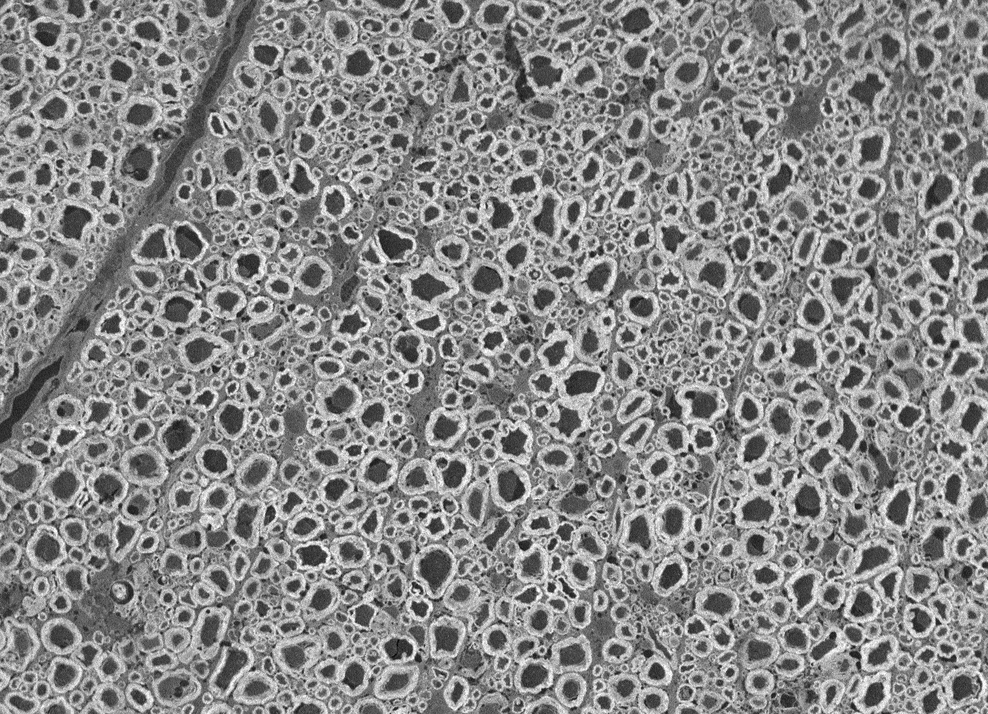
#> input picture data/image.png, 988 x 714 px, shrunk from 1278 x 924 before the run
$ python groundTruth.py   (older library calls are emulated)
#> lines starting #> are read from the running program, lines starting #| are printed output that depends on the picture; after the words box and inside, x2 and y2 are one past the last pixel; in counts of white or black regions, pixels touching at a corner belong together
import numpy as np
from sklearn import preprocessing
from PIL import Image
import pickle
import matplotlib.pyplot as plt
from scipy.misc import imread

#######################################################################################################################
#                                                     Axons                                                           #
#######################################################################################################################

img = Image.open('image.png').convert('L')
img = np.array(img) # Image associated to the Ground Truth
h, w = img.shape
#> h = 714; w = 988

im = Image.open('initial_mask.tif').convert('L')
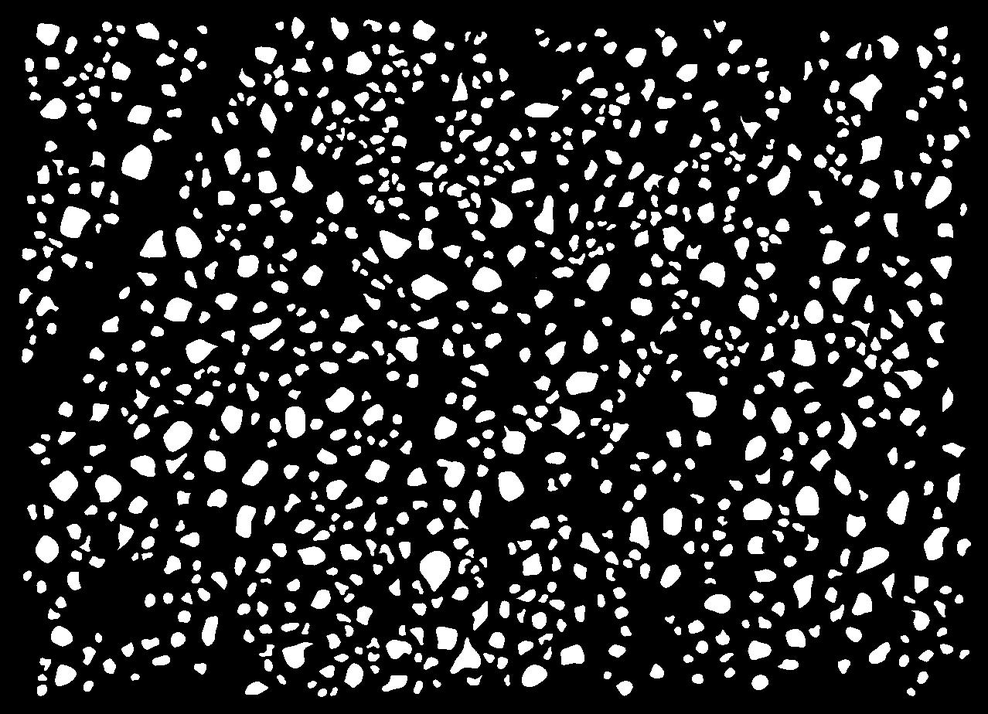
#> input picture data/initial_mask.tif, 988 x 714 px, shrunk from 1278 x 924 before the run
#> im is the input picture: PIL image 988x714 L; min 0, max 255, mean 45.5
mask_init = preprocessing.binarize(np.array(im), threshold=100) # Initial axon mask built with AxonSegmentation Toolbox
#> mask_init: shape (714, 988); values 0 (black) and 1 (white), 18.2% white; 864 white regions (1 under 20 px), largest, box (x1, y1, x2, y2) and area: (420, 551, 451, 592) 851, (121, 144, 152, 180) 797, (60, 206, 91, 238) 685

im = Image.open('add_mask.png').convert('L')
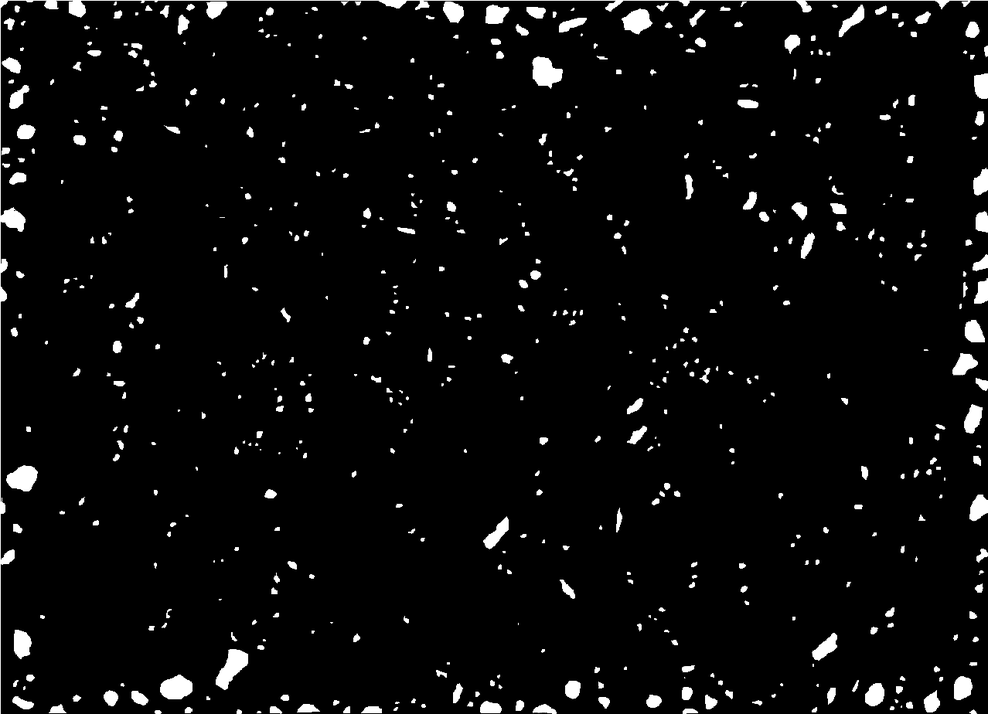
#> input picture data/add_mask.png, 988 x 714 px, shrunk from 1278 x 924 before the run
mask_add = preprocessing.binarize(np.array(im), threshold=100) # Added true positives in the initial mask
#> mask_add: shape (714, 988); values 0 (black) and 1 (white), 4.1% white; 589 white regions (264 under 20 px), largest, box (x1, y1, x2, y2) and area: (216, 649, 248, 690) 697, (532, 56, 563, 89) 659, (160, 674, 193, 699) 602

im = Image.open('remove_mask.tif').convert('L')
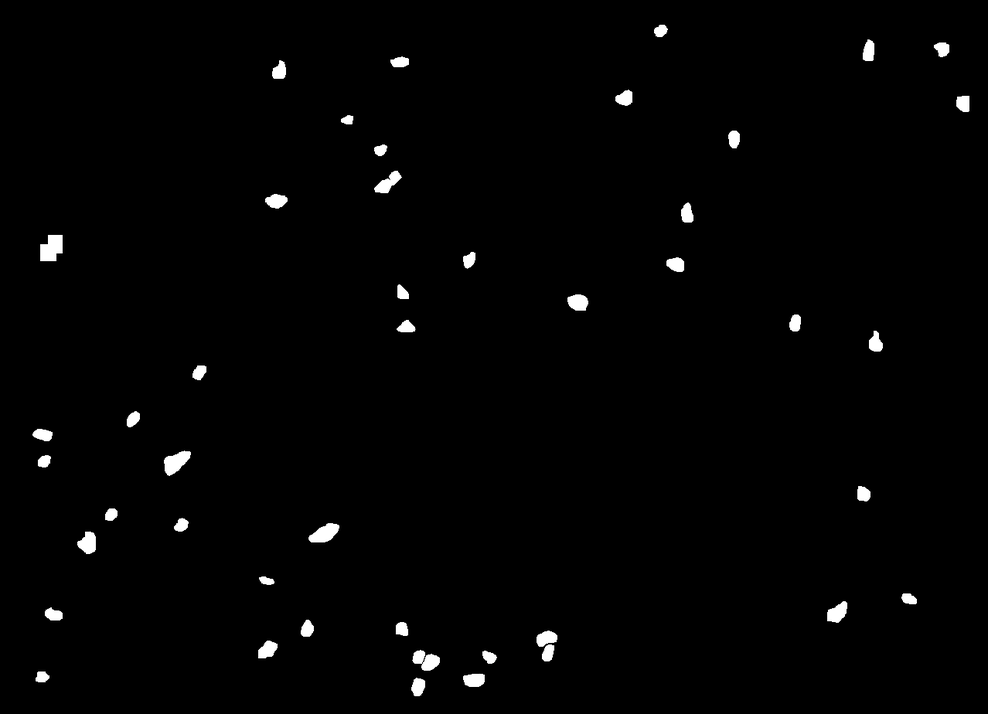
#> input picture data/remove_mask.tif, 988 x 714 px, shrunk from 1278 x 924 before the run
mask_rem = preprocessing.binarize(np.array(im), threshold=100) # Removed False positive in the initial mask
#> mask_rem: shape (714, 988); values 0 (black) and 1 (white), 1.3% white; 44 white regions, largest, box (x1, y1, x2, y2) and area: (40, 235, 63, 261) 482, (536, 630, 558, 662) 412, (164, 451, 191, 476) 408

gt = mask_add + (1-mask_rem) * mask_init # GroundTruth
gt[gt > 1] = 1
#> gt: shape (714, 988); values 0 (black) and 1 (white), 21.7% white; 1412 white regions (273 under 20 px), largest, box (x1, y1, x2, y2) and area: (420, 551, 451, 592) 851, (121, 144, 152, 180) 797, (216, 649, 248, 690) 697

#######################################################################################################################
#                                                     Myelin                                                           #
#######################################################################################################################

#im_m = Image.open('initial_mask_m.tif').convert('RGB')
im_m = imread('myelins_masked.TIFF')
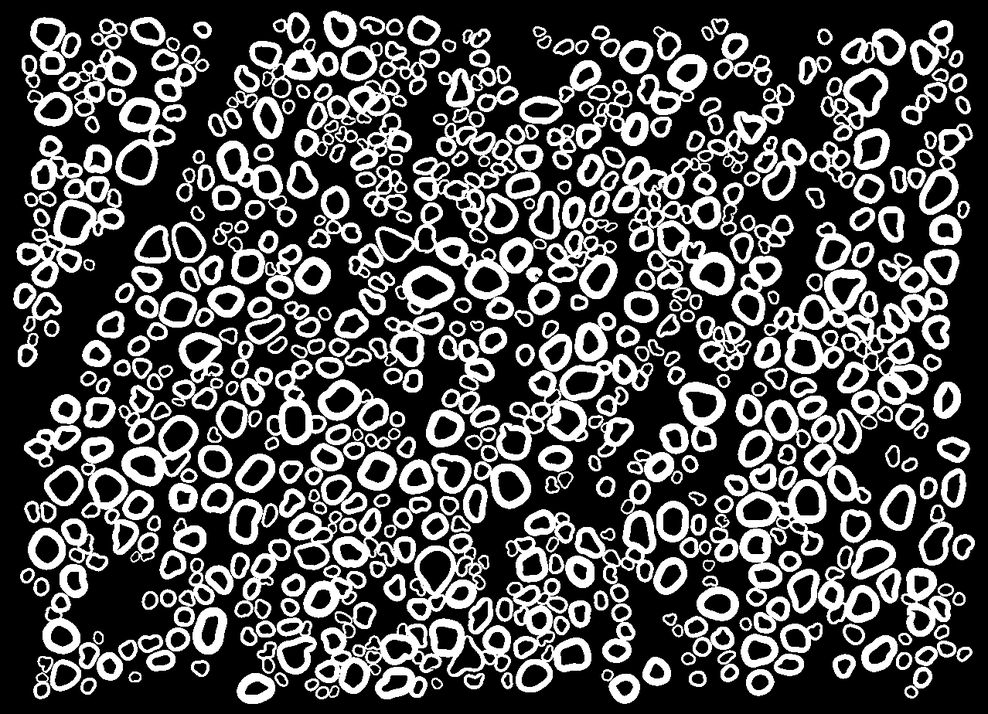
#> input picture data/myelins_masked.TIFF, 988 x 714 px, shrunk from 1278 x 924 before the run
#> im_m is the input picture: shape (714, 988); min 0, max 255, mean 79.9
mask_init_m = preprocessing.binarize(np.array(im_m), threshold=100)  #Initial myelin mask built with AxonSegmentation Toolbox
#> mask_init_m: shape (714, 988); values 0 (black) and 1 (white), 32.6% white; 344 white regions, largest, box (x1, y1, x2, y2) and area: (764, 222, 948, 405) 8527, (612, 83, 795, 310) 8207, (474, 320, 653, 509) 6090

im_m2 = Image.open('myelin_add.tif').convert('L')
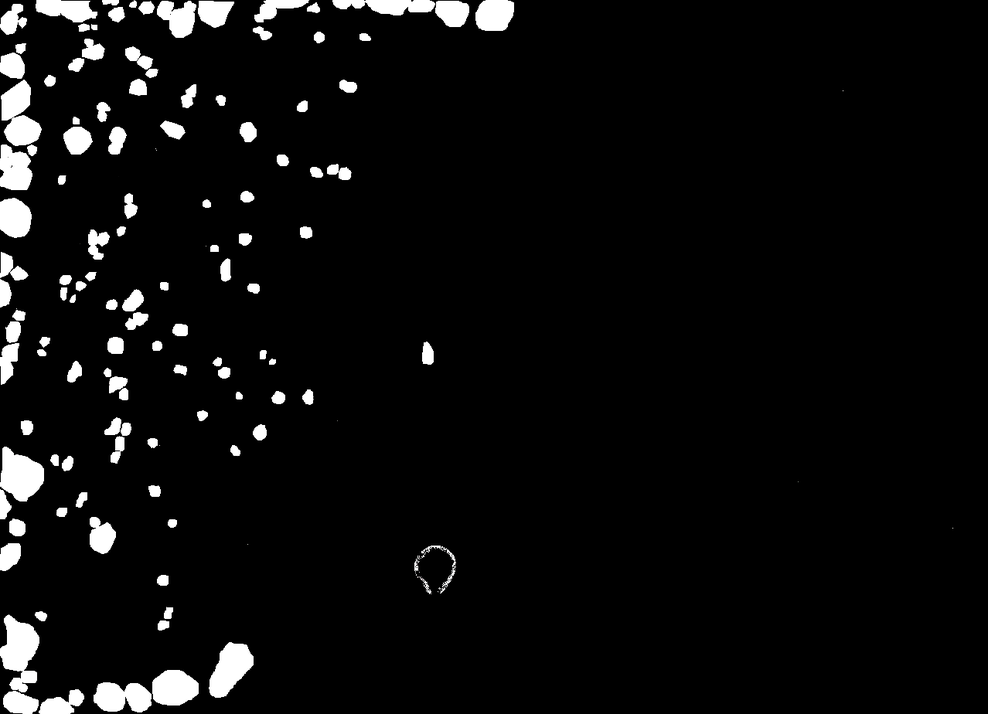
#> input picture data/myelin_add.tif, 988 x 714 px, shrunk from 1278 x 924 before the run
mask_add_m = preprocessing.binarize(np.array(im_m2), threshold=100) #Added true positives myelinin the initial mask
#> mask_add_m: shape (714, 988); values 0 (black) and 1 (white), 5.1% white; 122 white regions (12 under 20 px), largest, box (x1, y1, x2, y2) and area: (93, 670, 199, 713) 2689, (0, 615, 40, 714) 2490, (1, 80, 42, 156) 1766

mask_add_m = mask_add_m - gt
mask_add_m[mask_add_m != 1] = 0
#> mask_add_m: shape (714, 988); values 0 (black) and 1 (white), 3.8% white; 126 white regions (16 under 20 px), largest, box (x1, y1, x2, y2) and area: (0, 615, 40, 714) 1843, (93, 670, 199, 713) 1746, (1, 80, 42, 156) 1280

gt_m = mask_add_m + mask_init_m
gt_m[gt_m > 1] = 1
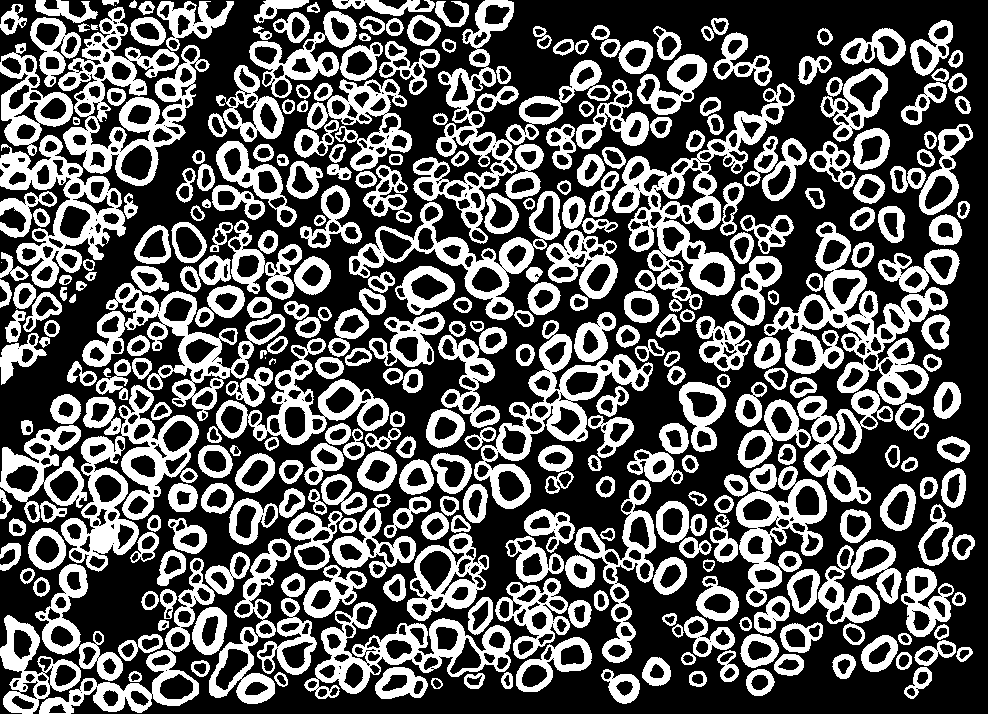
#> gt_m: shape (714, 988); values 0 (black) and 1 (white), 36.2% white; 358 white regions (4 under 20 px), largest, box (x1, y1, x2, y2) and area: (764, 222, 948, 405) 8527, (58, 7, 210, 186) 8230, (612, 83, 795, 310) 8207

data = {}
data['image'] = img
data['mask'] = gt
data['mask_m'] = gt_m
with open('groundTruth.pkl', 'wb') as handle:
    pickle.dump(data, handle)

# [9 lines of commented-out code are left out]
